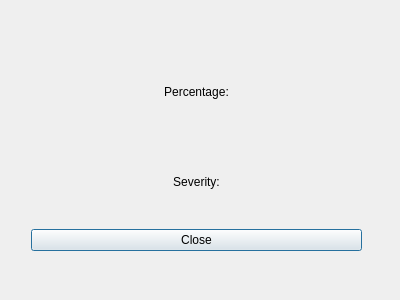
<?xml version="1.0" encoding="UTF-8"?>
<ui version="4.0">
 <class>ResultsWindow</class>
 <widget class="QDialog" name="ResultsWindow">
  <property name="geometry">
   <rect>
    <x>0</x>
    <y>0</y>
    <width>400</width>
    <height>300</height>
   </rect>
  </property>
  <property name="windowTitle">
   <string>Results</string>
  </property>
  <widget class="QWidget" name="centralwidget">
   <property name="geometry">
    <rect>
     <x>31</x>
     <y>50</y>
     <width>331</width>
     <height>201</height>
    </rect>
   </property>
   <layout class="QVBoxLayout" name="verticalLayout">
    <item>
     <widget class="QLabel" name="percentageLabel">
      <property name="styleSheet">
       <string notr="true">font: 12pt &quot;Cantarell&quot;;</string>
      </property>
      <property name="text">
       <string>Percentage:</string>
      </property>
      <property name="alignment">
       <set>Qt::AlignCenter</set>
      </property>
     </widget>
    </item>
    <item>
     <widget class="QLabel" name="severityLabel">
      <property name="styleSheet">
       <string notr="true">font: 12pt &quot;Cantarell&quot;;</string>
      </property>
      <property name="text">
       <string>Severity:</string>
      </property>
      <property name="alignment">
       <set>Qt::AlignCenter</set>
      </property>
     </widget>
    </item>
    <item>
     <widget class="QPushButton" name="closeButton">
      <property name="styleSheet">
       <string notr="true">font: 12pt &quot;Cantarell&quot;;</string>
      </property>
      <property name="text">
       <string>Close</string>
      </property>
     </widget>
    </item>
   </layout>
  </widget>
 </widget>
 <resources/>
 <connections/>
</ui>
